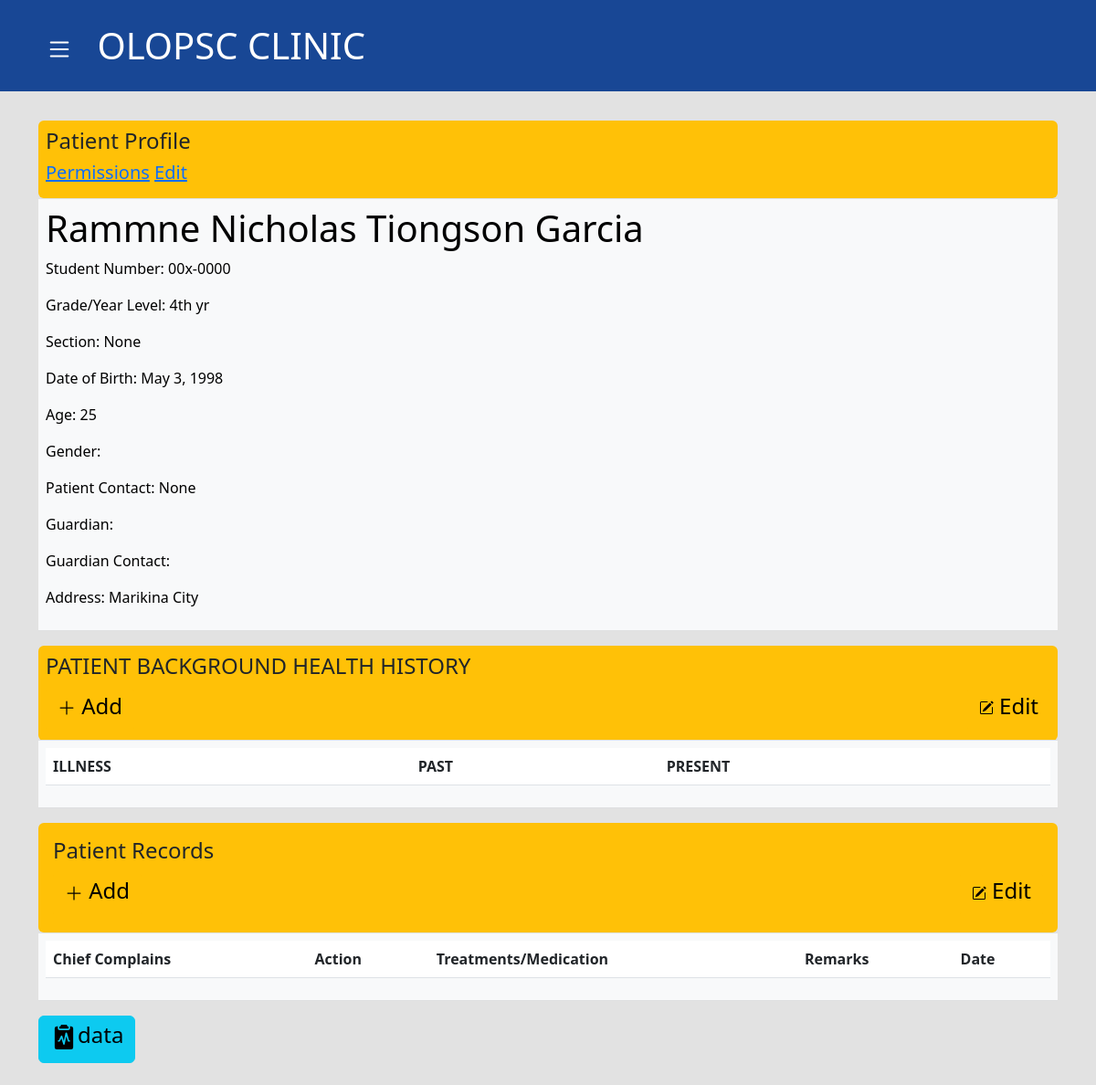
Page /patient-details/65 on the committed database.
### base/models.py (models this page shows, shortened)
class Patient(models.Model):
    first_name = models.CharField(max_length=50, verbose_name="First name")
    last_name = models.CharField(max_length=50, verbose_name="Last name")
    middle_name = models.CharField(max_length=50, blank=True, verbose_name="Middle name")
    grade_year_level = models.CharField(max_length=50, null=True, blank=True, verbose_name="Grade/Year Level")
    section = models.CharField(max_length=50, null=True, blank=True, verbose_name="Section")
    MALE = 'M'
    FEMALE = 'F'
    CHOICES = (
        (MALE, 'Male'),
        (FEMALE, 'Female')
    )
    sex = models.CharField(choices=CHOICES, default=MALE, max_length=1, verbose_name="Sex")
    student_number = models.CharField(max_length=10, default='00x-0000', verbose_name="Student Number")
    age = models.CharField(max_length=20, null=True, verbose_name="Age")
    date_of_birth = models.CharField(max_length=50, verbose_name="Date of birth", null=True, blank=True)
    patient_address = models.CharField(max_length=100, verbose_name="Address")
    patient_contact = models.CharField(max_length=15, verbose_name="Telephone/Cellphone number", null=True, blank=True)
    guardian = models.CharField(max_length=50, blank=True, verbose_name="Guardian")
    guardian_address = models.CharField(max_length=100, blank=True, verbose_name="Guardian's address")
    guardian_telephone = models.CharField(max_length=15, blank=True, verbose_name="Guardian's Telephone/Cellphone number")
    created_at = models.DateTimeField(auto_now_add=True, null=True)
    updated_at = models.DateTimeField(auto_now=True, null=True)

### base/views.py (the view, shortened to what this page needs)
# urls.py: path('patient-details/<int:pk>', views.patient_details, name='patient-details'),
def patient_details(request, pk):
    patient = get_object_or_404(Patient, id=pk)
    p_records = patient.records.all()
    illness_obj = patient.illness.all()
    editing_record = False
    editing_illness = False
    if 'record_update' in request.POST:
        Record.objects.filter(pk=request.POST['record_update']).update(patient=patient.id,
                                                                      chief_complains=request.POST['chief_complains_update'],
                                                                      action=request.POST['action_update'],
                                                                      treatments_medication=request.POST['treaments_medication_update'],
                                                                      remarks=request.POST['remarks_update'])
    if 'record_submit' in request.POST:
        patient.records.create(chief_complains=request.POST['chief_complains'],
                               action=request.POST['action'],
                               treatments_medication=request.POST['treaments_medication'],
                               remarks=request.POST['remarks'])
    if 'delete' in request.POST:
        patient.records.get(id=request.POST['delete']).delete()
        return redirect(reverse('patient-details', args=[patient.pk]))
    return render(request, 'base/patient_details.html', {'patient': patient, 'illness_obj': illness_obj, 'p_records': p_records, 'editing_record': editing_record, 'editing_illness': editing_illness})

### base/templates/base/patient_details.html (shortened to what this page needs)
{% extends 'base/base.html'%}
{% block content %}
<br>
<div class="container">
  <table class="table rounded">
    <tr>
      <td class="bg-warning rounded"><h4>Patient Profile</h4>
        <h5>
          <a href="#">Permissions</a>
          <a href="{% url 'patient-form-update' patient.id %}">Edit</a>
        </h5>
      </td>
    </tr>
    <tr>
      <td class="table table-light">
        <div>
          <h1>{{ patient.first_name }} {{ patient.last_name }} {{ patient.middle_name}}</h1>
          <p>Student Number: {{ patient.student_number }}</p>
          <p>Grade/Year Level: {{ patient.grade_year_level }}</p>
          <p>Section: {{patient.section}}</p>
          <p>Date of Birth: {{patient.date_of_birth}}</p>
          <p>Age: {{patient.age}}</p>
          <p>Gender: {{patient.gender}}</p>
          <p>Patient Contact: {{ patient.patient_contact }}</p>
          <p>Guardian: {{ patient.guardian }}</p>
          <p>Guardian Contact: {{ patient.guardian_telephone}}</p>
          <p>Address: {{ patient.patient_address }}</p>
      </td>
    </tr>
  </table>
</div>
<div class="container">
  <table class="table">
    <tr>
      <td class="bg-warning rounded">
        <form method="POST">
        <h4>PATIENT BACKGROUND HEALTH HISTORY</h4>
        <button type="button" class="btn btn-warning" data-bs-toggle="modal" data-bs-target="#staticBackdrop">
          <h4><svg xmlns="http://www.w3.org/2000/svg" width="20" height="20" fill="currentColor" class="bi bi-plus-lg" viewBox="0 0 16 16">
            <path fill-rule="evenodd" d="M8 2a.5.5 0 0 1 .5.5v5h5a.5.5 0 0 1 0 1h-5v5a.5.5 0 0 1-1 0v-5h-5a.5.5 0 0 1 0-1h5v-5A.5.5 0 0 1 8 2Z"/>
          </svg> Add</h4>
        </button>
        <button type="submit" class="btn btn-warning" style="float: right;" name="edit_illness">
          <h4>
           Edit</h4>
        </button>
      </form>
      </td>
    </tr>
    <tr>
      <td class="table table-light">
        <table class="table table-hover">
          <thead>
            <tr>
              <th scope="col">ILLNESS</th>
              <th scope="col">PAST</th>
              <th scope="col">PRESENT</th>
            </tr>
          </thead>
        </table>
    </div>
    <div class="container">
      <table class="table">
      <tr>
        <form method="POST">{% csrf_token %}
          <td class="bg-warning p-3 rounded">
           <h4 class="text-dark" style="text-decoration: none;">Patient Records</h4>
          <button type="button" class="btn btn-warning" data-bs-toggle="modal" data-bs-target="#staticBackdrop1">
            <h4><svg xmlns="http://www.w3.org/2000/svg" width="20" height="20" fill="currentColor" class="bi bi-plus-lg" viewBox="0 0 16 16">
              <path fill-rule="evenodd" d="M8 2a.5.5 0 0 1 .5.5v5h5a.5.5 0 0 1 0 1h-5v5a.5.5 0 0 1-1 0v-5h-5a.5.5 0 0 1 0-1h5v-5A.5.5 0 0 1 8 2Z"/>
            </svg> Add</h4>
          </button>
          <button type="submit" class="btn btn-warning" style="float: right;" name="edit_record">
            <h4>
             Edit</h4>
          </button>
        </form>
      </tr>
      <tr>
          <td class="table-light">
              <div id="hide">
                  <table class="table table-hover" >
                      <thead>
                          <tr>
                              <th>Chief Complains</th>
                              <th>Action</th>
                              <th>Treatments/Medication</th>
                              <th>Remarks</th>
                              <th>Date</th>
                          </tr>
                      </thead>
                  </table>
              </div>
          </div>
<div class="container">
  <a href="{% url 'patient-data' patient.id %}" class="btn btn-info">
    <h4>
      data
    </h4>
  </a>
</div>
<br>
{% endblock %}

### rows in the picture
Patient: first_name "Rammne Nicholas", last_name "Tiongson", middle_name "Garcia", student_number "00x-0000", grade_year_level "4th yr", section "None", date_of_birth "May 3, 1998", age "25", patient_contact "None", patient_address "Marikina City"
